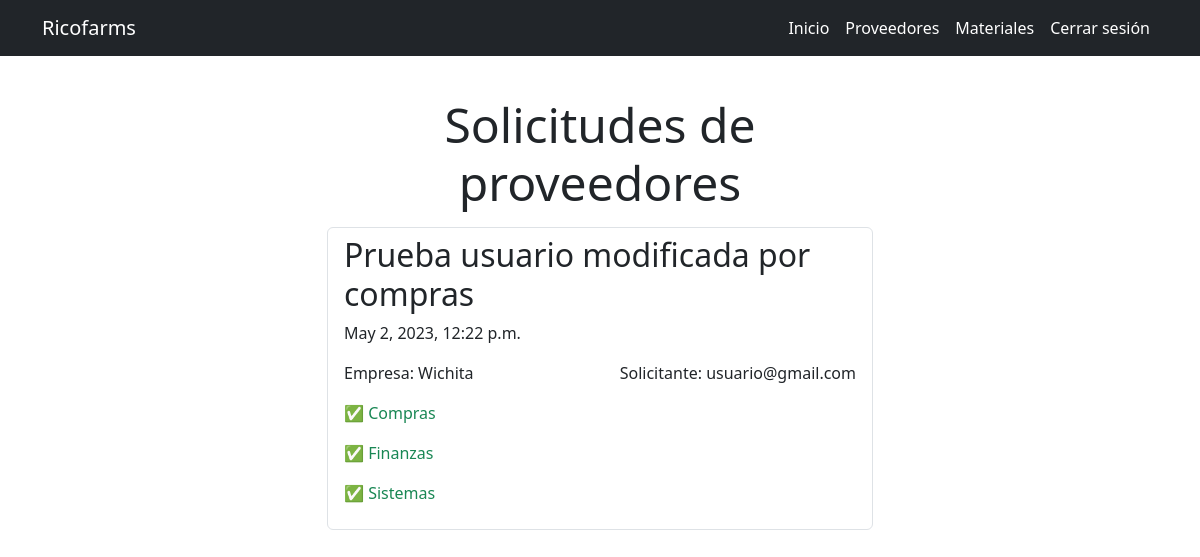
Page /proveedores/ (signed in) on the committed database.
### alta_proveedores/models.py (models this page shows, shortened)
class Proveedor(models.Model):
    empresa = models.CharField(max_length=50)
    codigo = models.CharField(max_length=10)
    tipo_alta = models.CharField(max_length=20)
    contribuyente = models.CharField(max_length=20)
    razon_social = models.CharField(max_length=50)
    rfc = models.CharField(max_length=13)
    curp = models.CharField(max_length=18, blank=True)
    regimen_capital = models.CharField(max_length=100)
    nombre_fiscal = models.CharField(max_length=100)
    nombre_comercial = models.CharField(max_length=50)
    regimen_fiscal = models.CharField(max_length=100)
    uso_cdfi = models.CharField(max_length=100)
    representante_legal = models.CharField(max_length=50, blank=True)
    telefono_1 = models.CharField(max_length=10)
    telefono_2 = models.CharField(max_length=10)
    contacto = models.CharField(max_length=50)
    grupo = models.CharField(max_length=50)
    correo_general = models.CharField(max_length=40)
    correo_pagos = models.CharField(max_length=40)
    sitio_web = models.CharField(max_length=30, blank=True)
    rubro = models.CharField(max_length=20)
    tipo_operacion = models.CharField(max_length=10)
    tipo_tercero = models.CharField(max_length=20)
    id_fiscal = models.CharField(max_length=10)
    regimen_fiscal = models.CharField(max_length=100)
    agente_aduanal = models.CharField(max_length=10)
    reg_inc_fiscal = models.CharField(max_length=10)
    impuesto_cedular = models.CharField(max_length=10)
    venc_s_fecha = models.DateField()
    dias_para_entrega_completa = models.PositiveIntegerField(default=0)
    dias_credito = models.PositiveIntegerField(default=0)
    limite_credito_MN = models.PositiveIntegerField(default=0)
    limite_credito_ME = models.PositiveIntegerField(default=0)
    monto_credito = models.PositiveIntegerField(default=0)
    retencion_iva = models.CharField(max_length=10)
    retencion_isr = models.CharField(max_length=10)
    iva_frontera = models.CharField(max_length=10)
    calle = models.CharField(max_length=50)
    numero_exterior = models.CharField(max_length=10)
    numero_interior = models.CharField(max_length=10, blank=True)
    codigo_postal = models.CharField(max_length=5)
    colonia = models.CharField(max_length=50)
    localidad = models.CharField(max_length=50)
    municipio = models.CharField(max_length=30)
    ciudad = models.CharField(max_length=20)
    estado = models.CharField(max_length=20)
    pais = models.CharField(max_length=20)
    banco = models.CharField(max_length=50)
    cuenta = models.CharField(max_length=10)
    moneda = models.CharField(max_length=3)
    clabe = models.CharField(max_length=18)
    banco_2 = models.CharField(max_length=50, blank=True)
    cuenta_2 = models.CharField(max_length=10, blank=True)
    moneda_2 = models.CharField(max_length=3, blank=True)
    clabe_2 = models.CharField(max_length=18, blank=True)
    constancia_situacion_fiscal = models.FileField(upload_to='documentos/constancias/')
    estado_cuenta_bancario = models.FileField(upload_to='documentos/estados_cuenta')
    compras = models.BooleanField(default=False)
    finanzas = models.BooleanField(default=False)
    sistemas = models.BooleanField(default=False)
    aprobadas = models.BooleanField(default=False)
    fecha = models.DateTimeField(auto_now_add=True)
    usuario = models.ForeignKey(settings.AUTH_USER_MODEL, on_delete=models.CASCADE)
    usar_en_portal_proveedores = models.BooleanField(default=False)
    no_aplica_para_rafaga = models.BooleanField(default=False)
    no_relacionar_OC = models.BooleanField(default=False)

### iniciar_sesion/models.py (models this page shows, shortened)
class CustomUser(AbstractBaseUser, PermissionsMixin):
    email = models.EmailField(unique=True)
    first_name = models.CharField(max_length=30, blank=True)
    last_name = models.CharField(max_length=30, blank=True)
    is_staff = models.BooleanField(default=False)
    is_active = models.BooleanField(default=True)
    date_joined = models.DateTimeField(default=timezone.now)
    puede_comprar = models.BooleanField(default=False)
    compras = models.BooleanField(default=False)
    finanzas = models.BooleanField(default=False)
    sistemas = models.BooleanField(default=False)
    objects = CustomUserManager()
    USERNAME_FIELD = 'email'
    EMAIL_FIELD = 'email'
    REQUIRED_FIELDS = []
    class Meta:
        verbose_name = 'Usuario'
        verbose_name_plural = 'Usuarios'
    def __str__(self):
        return self.email

### alta_proveedores/views.py (the view)
# urls.py: path('proveedores/', views_proveedores.proveedor, name='proveedor'),
@login_required
def proveedor(request):
    if request.user.compras:
        proveedores = Proveedor.objects.filter(compras = False)
    else:
        if request.user.finanzas:
            proveedores = Proveedor.objects.filter(compras = True, finanzas = False)
        else:
            if request.user.sistemas:
                proveedores = Proveedor.objects.filter(compras = True, finanzas = True, sistemas = False)
            else:
                proveedores = Proveedor.objects.filter(usuario = request.user)
    return render(request, 'proveedor/proveedor.html', {
            'proveedores': proveedores
        })

### alta_proveedores/templates/proveedor/proveedor.html
{% extends 'base.html' %}
{% block content %}
<main class="container py-5 mt-5">
    <div class="row">
        <div class="col-md-6 offset-md-3">
            <h1 class="text-center display-5">Solicitudes de proveedores</h1>
            <ul style="list-style-type: none;" class="list-group mt-3">
                {% for proveedor in proveedores %}
                <a class="list-group-item" href="{% url 'proveedor_detail' proveedor.id %}">
                    <h2>{{proveedor.nombre_comercial}}</h2>
                    <p>{{proveedor.fecha}}</p>
                    <section class="d-flex justify-content-between">
                        <p>Empresa: {{proveedor.empresa}}</p>
                        <p>Solicitante: {{proveedor.usuario}}</p>
                    </section>
                    {% if proveedor.compras %}
                    <p class="text-success">✅ Compras</p>
                    {% else %}
                    <p>🕐 Compras</p>
                    {% endif %}
                    {% if proveedor.finanzas %}
                    <p class="text-success">✅ Finanzas</p>
                    {% else %}
                    <p>🕐 Finanzas</p>
                    {% endif %}
                    {% if proveedor.sistemas %}
                    <p class="text-success">✅ Sistemas</p>
                    {% else %}
                    <p>🕐 Sistemas</p>
                    {% endif %}
                </a>
                {% endfor %}
            </ul>
        </div>
    </div>
</main>
{% endblock %}

### rows in the picture
Proveedor: nombre_comercial "Prueba usuario modificada por compras", fecha "May 2, 2023, 12:22 p.m.", empresa "Wichita", usuario "usuario@gmail.com", compras "✅ Compras", finanzas "✅ Finanzas", sistemas "✅ Sistemas"
